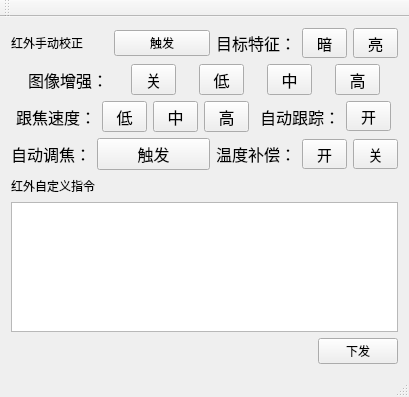
<?xml version="1.0" encoding="UTF-8"?>
<ui version="4.0">
 <class>fzqjIrMoreClass</class>
 <widget class="QMainWindow" name="fzqjIrMoreClass">
  <property name="geometry">
   <rect>
    <x>0</x>
    <y>0</y>
    <width>409</width>
    <height>397</height>
   </rect>
  </property>
  <property name="maximumSize">
   <size>
    <width>16777215</width>
    <height>16777215</height>
   </size>
  </property>
  <property name="windowTitle">
   <string>红外专家设置</string>
  </property>
  <widget class="QWidget" name="centralWidget">
   <layout class="QGridLayout" name="gridLayout">
    <item row="0" column="0">
     <layout class="QHBoxLayout" name="horizontalLayout_17" stretch="1,1">
      <item>
       <layout class="QHBoxLayout" name="horizontalLayout_16">
        <item>
         <widget class="QLabel" name="label_3">
          <property name="text">
           <string>红外手动校正</string>
          </property>
         </widget>
        </item>
        <item>
         <widget class="QPushButton" name="btn_ir_manul_correction">
          <property name="text">
           <string>触发</string>
          </property>
         </widget>
        </item>
       </layout>
      </item>
      <item>
       <layout class="QHBoxLayout" name="horizontalLayout_230">
        <item>
         <widget class="QLabel" name="label_238">
          <property name="maximumSize">
           <size>
            <width>80</width>
            <height>16777215</height>
           </size>
          </property>
          <property name="font">
           <font>
            <family>Arial</family>
            <pointsize>12</pointsize>
            <weight>50</weight>
            <bold>false</bold>
           </font>
          </property>
          <property name="text">
           <string>目标特征：</string>
          </property>
         </widget>
        </item>
        <item>
         <widget class="QToolButton" name="btn_ir_black_target_2">
          <property name="minimumSize">
           <size>
            <width>45</width>
            <height>0</height>
           </size>
          </property>
          <property name="font">
           <font>
            <family>Arial</family>
            <pointsize>11</pointsize>
            <weight>50</weight>
            <bold>false</bold>
           </font>
          </property>
          <property name="text">
           <string>暗</string>
          </property>
         </widget>
        </item>
        <item>
         <widget class="QToolButton" name="btn_ir_write_target_2">
          <property name="minimumSize">
           <size>
            <width>45</width>
            <height>0</height>
           </size>
          </property>
          <property name="font">
           <font>
            <family>Arial</family>
            <pointsize>11</pointsize>
            <weight>50</weight>
            <bold>false</bold>
           </font>
          </property>
          <property name="text">
           <string>亮</string>
          </property>
         </widget>
        </item>
       </layout>
      </item>
     </layout>
    </item>
    <item row="1" column="0">
     <layout class="QHBoxLayout" name="horizontalLayout_139">
      <item>
       <widget class="QLabel" name="label_129">
        <property name="maximumSize">
         <size>
          <width>80</width>
          <height>16777215</height>
         </size>
        </property>
        <property name="font">
         <font>
          <family>Arial</family>
          <pointsize>12</pointsize>
          <weight>50</weight>
          <bold>false</bold>
         </font>
        </property>
        <property name="text">
         <string>图像增强：</string>
        </property>
       </widget>
      </item>
      <item>
       <widget class="QToolButton" name="btn_pic_improve_close">
        <property name="minimumSize">
         <size>
          <width>45</width>
          <height>0</height>
         </size>
        </property>
        <property name="font">
         <font>
          <pointsize>12</pointsize>
          <weight>50</weight>
          <bold>false</bold>
         </font>
        </property>
        <property name="text">
         <string>关</string>
        </property>
       </widget>
      </item>
      <item>
       <widget class="QToolButton" name="btn_pic_improve_open_L">
        <property name="minimumSize">
         <size>
          <width>45</width>
          <height>0</height>
         </size>
        </property>
        <property name="font">
         <font>
          <pointsize>12</pointsize>
          <weight>50</weight>
          <bold>false</bold>
         </font>
        </property>
        <property name="text">
         <string>低</string>
        </property>
       </widget>
      </item>
      <item>
       <widget class="QToolButton" name="btn_pic_improve_open_M">
        <property name="minimumSize">
         <size>
          <width>45</width>
          <height>0</height>
         </size>
        </property>
        <property name="font">
         <font>
          <pointsize>12</pointsize>
          <weight>50</weight>
          <bold>false</bold>
         </font>
        </property>
        <property name="text">
         <string>中</string>
        </property>
       </widget>
      </item>
      <item>
       <widget class="QToolButton" name="btn_pic_improve_open_H">
        <property name="minimumSize">
         <size>
          <width>45</width>
          <height>0</height>
         </size>
        </property>
        <property name="font">
         <font>
          <pointsize>12</pointsize>
          <weight>50</weight>
          <bold>false</bold>
         </font>
        </property>
        <property name="text">
         <string>高</string>
        </property>
       </widget>
      </item>
     </layout>
    </item>
    <item row="2" column="0">
     <layout class="QHBoxLayout" name="horizontalLayout_2" stretch="3,2">
      <item>
       <layout class="QHBoxLayout" name="horizontalLayout">
        <item>
         <widget class="QLabel" name="label_133">
          <property name="maximumSize">
           <size>
            <width>80</width>
            <height>16777215</height>
           </size>
          </property>
          <property name="font">
           <font>
            <family>Arial</family>
            <pointsize>12</pointsize>
            <weight>50</weight>
            <bold>false</bold>
           </font>
          </property>
          <property name="text">
           <string>跟焦速度：</string>
          </property>
         </widget>
        </item>
        <item>
         <widget class="QToolButton" name="btn_ir_focus_speed_L">
          <property name="minimumSize">
           <size>
            <width>45</width>
            <height>0</height>
           </size>
          </property>
          <property name="font">
           <font>
            <pointsize>12</pointsize>
            <weight>50</weight>
            <bold>false</bold>
           </font>
          </property>
          <property name="text">
           <string>低</string>
          </property>
         </widget>
        </item>
        <item>
         <widget class="QToolButton" name="btn_ir_focus_speed_M">
          <property name="minimumSize">
           <size>
            <width>45</width>
            <height>0</height>
           </size>
          </property>
          <property name="font">
           <font>
            <pointsize>12</pointsize>
            <weight>50</weight>
            <bold>false</bold>
           </font>
          </property>
          <property name="text">
           <string>中</string>
          </property>
         </widget>
        </item>
        <item>
         <widget class="QToolButton" name="btn_ir_focus_speed_H">
          <property name="minimumSize">
           <size>
            <width>45</width>
            <height>0</height>
           </size>
          </property>
          <property name="font">
           <font>
            <pointsize>12</pointsize>
            <weight>50</weight>
            <bold>false</bold>
           </font>
          </property>
          <property name="text">
           <string>高</string>
          </property>
         </widget>
        </item>
       </layout>
      </item>
      <item>
       <layout class="QHBoxLayout" name="horizontalLayout_231">
        <item>
         <widget class="QLabel" name="label_239">
          <property name="maximumSize">
           <size>
            <width>80</width>
            <height>16777215</height>
           </size>
          </property>
          <property name="font">
           <font>
            <family>Arial</family>
            <pointsize>12</pointsize>
            <weight>50</weight>
            <bold>false</bold>
           </font>
          </property>
          <property name="text">
           <string>自动跟踪：</string>
          </property>
         </widget>
        </item>
        <item>
         <widget class="QToolButton" name="btn_ir_auto_track">
          <property name="minimumSize">
           <size>
            <width>45</width>
            <height>0</height>
           </size>
          </property>
          <property name="font">
           <font>
            <family>Arial</family>
            <pointsize>11</pointsize>
            <weight>50</weight>
            <bold>false</bold>
           </font>
          </property>
          <property name="text">
           <string>开</string>
          </property>
         </widget>
        </item>
       </layout>
      </item>
     </layout>
    </item>
    <item row="3" column="0">
     <layout class="QHBoxLayout" name="horizontalLayout_18" stretch="1,1">
      <item>
       <layout class="QHBoxLayout" name="horizontalLayout_140">
        <item>
         <widget class="QLabel" name="label_130">
          <property name="maximumSize">
           <size>
            <width>80</width>
            <height>16777215</height>
           </size>
          </property>
          <property name="font">
           <font>
            <family>Arial</family>
            <pointsize>12</pointsize>
            <weight>50</weight>
            <bold>false</bold>
           </font>
          </property>
          <property name="text">
           <string>自动调焦：</string>
          </property>
         </widget>
        </item>
        <item>
         <widget class="QPushButton" name="btn_ir_auto_focuse">
          <property name="font">
           <font>
            <family>Arial</family>
            <pointsize>12</pointsize>
           </font>
          </property>
          <property name="text">
           <string>触发</string>
          </property>
         </widget>
        </item>
       </layout>
      </item>
      <item>
       <layout class="QHBoxLayout" name="horizontalLayout_227">
        <item>
         <widget class="QLabel" name="label_210">
          <property name="maximumSize">
           <size>
            <width>80</width>
            <height>16777215</height>
           </size>
          </property>
          <property name="font">
           <font>
            <family>Arial</family>
            <pointsize>12</pointsize>
            <weight>50</weight>
            <bold>false</bold>
           </font>
          </property>
          <property name="text">
           <string>温度补偿：</string>
          </property>
         </widget>
        </item>
        <item>
         <widget class="QToolButton" name="btn_ir_temperature_compensation_open">
          <property name="minimumSize">
           <size>
            <width>45</width>
            <height>0</height>
           </size>
          </property>
          <property name="font">
           <font>
            <family>Arial</family>
            <pointsize>11</pointsize>
            <weight>50</weight>
            <bold>false</bold>
           </font>
          </property>
          <property name="text">
           <string>开</string>
          </property>
         </widget>
        </item>
        <item>
         <widget class="QToolButton" name="btn_ir_temperature_compensation_close">
          <property name="minimumSize">
           <size>
            <width>45</width>
            <height>0</height>
           </size>
          </property>
          <property name="font">
           <font>
            <family>Arial</family>
            <pointsize>11</pointsize>
            <weight>50</weight>
            <bold>false</bold>
           </font>
          </property>
          <property name="text">
           <string>关</string>
          </property>
         </widget>
        </item>
       </layout>
      </item>
     </layout>
    </item>
    <item row="4" column="0">
     <layout class="QVBoxLayout" name="verticalLayout_3">
      <item>
       <layout class="QHBoxLayout" name="horizontalLayout_14">
        <item>
         <widget class="QLabel" name="label_2">
          <property name="text">
           <string>红外自定义指令</string>
          </property>
         </widget>
        </item>
        <item>
         <spacer name="horizontalSpacer_3">
          <property name="orientation">
           <enum>Qt::Horizontal</enum>
          </property>
          <property name="sizeHint" stdset="0">
           <size>
            <width>40</width>
            <height>20</height>
           </size>
          </property>
         </spacer>
        </item>
       </layout>
      </item>
      <item>
       <widget class="QTextEdit" name="txt_ir_send"/>
      </item>
      <item>
       <layout class="QHBoxLayout" name="horizontalLayout_15">
        <item>
         <spacer name="horizontalSpacer_4">
          <property name="orientation">
           <enum>Qt::Horizontal</enum>
          </property>
          <property name="sizeHint" stdset="0">
           <size>
            <width>37</width>
            <height>17</height>
           </size>
          </property>
         </spacer>
        </item>
        <item>
         <widget class="QPushButton" name="btn_ir_send">
          <property name="text">
           <string>下发</string>
          </property>
         </widget>
        </item>
       </layout>
      </item>
     </layout>
    </item>
   </layout>
  </widget>
  <widget class="QMenuBar" name="menuBar">
   <property name="geometry">
    <rect>
     <x>0</x>
     <y>0</y>
     <width>409</width>
     <height>26</height>
    </rect>
   </property>
  </widget>
  <widget class="QToolBar" name="mainToolBar">
   <attribute name="toolBarArea">
    <enum>TopToolBarArea</enum>
   </attribute>
   <attribute name="toolBarBreak">
    <bool>false</bool>
   </attribute>
  </widget>
  <widget class="QStatusBar" name="statusBar"/>
 </widget>
 <layoutdefault spacing="6" margin="11"/>
 <resources/>
 <connections/>
</ui>
